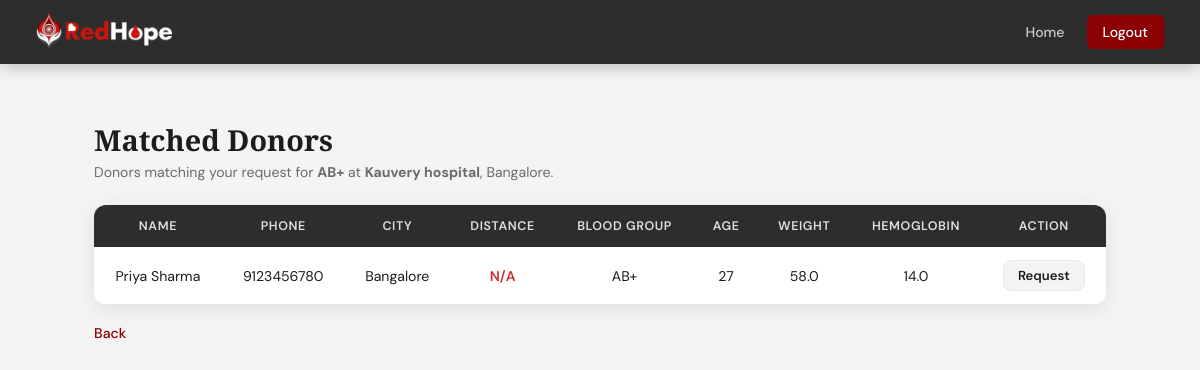
/match_donors/10 (signed in), run on the app's committed database.
### tables this page shows
CREATE TABLE patient_requests (
        request_id INTEGER PRIMARY KEY AUTOINCREMENT,
        patient_id INTEGER,
        blood_group_needed TEXT NOT NULL,
        units_required INTEGER,
        hospital_name TEXT,
        city TEXT,
        urgency_level TEXT,
        request_date TIMESTAMP DEFAULT CURRENT_TIMESTAMP,
        status TEXT DEFAULT 'Pending', required_time TEXT,
        FOREIGN KEY (patient_id) REFERENCES users(id)
    );

CREATE TABLE donor_details (
        donor_id INTEGER PRIMARY KEY,
        blood_group TEXT NOT NULL,
        age INTEGER,
        weight REAL,
        last_donation_date TEXT,
        availability_status TEXT DEFAULT 'Available',
        medical_conditions TEXT,
        hemoglobin_level REAL, medication TEXT DEFAULT 'No', chronic_disease TEXT DEFAULT 'No', tattoo_recent TEXT DEFAULT 'No', alcohol_recent TEXT DEFAULT 'No', available_from TEXT, available_to TEXT,
        FOREIGN KEY (donor_id) REFERENCES users(id)
    );

CREATE TABLE users (
        id INTEGER PRIMARY KEY AUTOINCREMENT,
        full_name TEXT NOT NULL,
        email TEXT UNIQUE NOT NULL,
        password TEXT NOT NULL,
        role TEXT NOT NULL,
        phone TEXT,
        city TEXT,
        created_at TIMESTAMP DEFAULT CURRENT_TIMESTAMP
    , latitude REAL, longitude REAL);

### app.py (the view)
@app.route('/match_donors/<int:request_id>')
def match_donors(request_id):
    if 'user_id' not in session:
        return redirect('/login')
    conn = create_connection()
    cursor = conn.cursor()
    cursor.execute("SELECT * FROM patient_requests WHERE request_id=?", (request_id,))
    blood_request = cursor.fetchone()
    if not blood_request:
        conn.close()
        flash("Request not found")
        return redirect('/patient_dashboard')
    blood_group = blood_request[2]
    city = blood_request[5]
    required_time = blood_request[9]
    urgency = blood_request[6]
    patient_id = blood_request[1]
    hospital_name = blood_request[4]
    patient_lat, patient_lon = None, None
    if city in HOSPITALS:
        for h in HOSPITALS[city]:
            if h['name'] == hospital_name:
                patient_lat = h['lat']
                patient_lon = h['lng']
                break
    if patient_lat is None or patient_lon is None:
        cursor.execute("SELECT latitude, longitude FROM users WHERE id=?", (patient_id,))
        patient_loc = cursor.fetchone()
        patient_lat, patient_lon = patient_loc if patient_loc else (None, None)
    cursor.execute("""
        SELECT u.full_name, u.phone, u.city, d.blood_group, d.age, d.weight, d.hemoglobin_level, d.donor_id, u.latitude, u.longitude
        FROM donor_details d
        JOIN users u ON d.donor_id = u.id
        WHERE d.blood_group = ?
        AND u.city = ?
        AND d.availability_status = 'Eligible'
        AND d.available_from <= ?
        AND d.available_to >= ?
    """, (blood_group, city, required_time, required_time))
    matched_donors = cursor.fetchall()
    conn.close()
    donors_list = []
    for row in matched_donors:
        donor_lat, donor_lon = row[8], row[9]
        dist = calculate_distance(patient_lat, patient_lon, donor_lat, donor_lon)
        dist_str = f"{dist:.1f} km" if dist != float('inf') else "N/A"
        donors_list.append({
            'name': row[0],
            'phone': row[1],
            'city': row[2],
            'blood_group': row[3],
            'age': row[4],
            'weight': row[5],
            'hemoglobin': row[6],
            'donor_id': row[7],
            'distance_val': dist,
            'distance': dist_str
        })
    donors_list.sort(key=lambda x: (x['distance_val'], -x['hemoglobin']))
    donors_list = donors_list[:5] # limit to top 5 closest donors
    return render_template('match_donors.html', donors=donors_list, request=blood_request)

### app.py (called while the page is built, shortened)
def calculate_distance(lat1, lon1, lat2, lon2):
    if lat1 == None or lon1 == None or lat2 == None or lon2 == None:
        return float('inf')

### database.py (called while the page is built)
def create_connection():
    conn = sqlite3.connect("redhope.db")
    return conn

### templates/match_donors.html
{% extends 'base.html' %}
{% block content %}
<div class="inner-page">
<div class="table-page">
    <h1>Matched Donors</h1>
    <p class="page-sub">Donors matching your request for <strong>{{ request[2] }}</strong> at <strong>{{ request[4] }}</strong>, {{ request[5] }}.</p>
    {% if donors %}
    <div class="table-wrapper">
    <table class="data-table">
        <thead>
            <tr>
                <th>Name</th><th>Phone</th><th>City</th>
                <th>Distance</th><th>Blood Group</th><th>Age</th><th>Weight</th><th>Hemoglobin</th><th>Action</th>
            </tr>
        </thead>
        <tbody>
            {% for d in donors %}
            <tr>
                <td>{{ d.name }}</td>
                <td>{{ d.phone }}</td>
                <td>{{ d.city }}</td>
                <td style="font-weight: 600; color: #d32f2f;">{{ d.distance }}</td>
                <td>{{ d.blood_group }}</td>
                <td>{{ d.age }}</td>
                <td>{{ d.weight }}</td>
                <td>{{ d.hemoglobin }}</td>
                <td><a href="/send_request/{{ request[0] }}/{{ d.donor_id }}" class="btn btn-secondary" style="width:auto; padding:6px 14px; font-size:0.82rem;">Request</a></td>
            </tr>
            {% endfor %}
        </tbody>
    </table>
    </div>
    {% else %}
    <p>No eligible donors found for this request.</p>
    {% endif %}
    <a href="javascript:history.back()" class="back-link">Back</a>
</div>
</div>
{% endblock %}

### static/css/style.css (style rules this page uses)
:root { --red: #8B0000; --red-hover: #6d0000; --red-pale: #fff5f5; --dark: #1c1c1c; --charcoal: #2d2d2d; --gray: #6b6b6b; --gray-light: #f4f4f4; --border: #e8e8e8; --white: #ffffff; --shadow-sm: 0 2px 8px rgba(0, 0, 0, 0.06); --shadow: 0 4px 20px rgba(0, 0, 0, 0.09); --shadow-lg: 0 8px 40px rgba(0, 0, 0, 0.13); }
*, *::before, *::after { margin: 0; padding: 0; box-sizing: border-box; }
html, body { height: 100%; font-family: 'DM Sans', sans-serif; color: var(--dark); background: var(--white); -webkit-font-smoothing: antialiased; }
.btn { display: inline-block; padding: 11px 24px; border: none; border-radius: 8px; font-size: 0.92rem; font-family: 'DM Sans', sans-serif; font-weight: 600; cursor: pointer; text-decoration: none; text-align: center; transition: all 0.18s; }
.btn-secondary { background: var(--gray-light); color: var(--dark); border: 1.5px solid var(--border); }
.inner-page { padding-top: 80px; min-height: 100vh; background: var(--gray-light); }
.table-page { max-width: 1060px; margin: 40px auto; padding: 0 24px 40px 24px; }
.table-page .table-wrapper { overflow-x: auto; border-radius: 12px; box-shadow: var(--shadow); }
.table-page h1 { font-family: 'Playfair Display', serif; font-size: 1.8rem; color: var(--dark); margin-bottom: 4px; }
.table-page .page-sub { color: var(--gray); font-size: 0.88rem; margin-bottom: 24px; }
.table-wrapper { border-radius: 12px; overflow: hidden; box-shadow: var(--shadow); }
.data-table { width: 100%; border-collapse: collapse; background: var(--white); min-width: 700px; table-layout: auto; }
.data-table th { background: var(--charcoal); color: rgba(255, 255, 255, 0.85); padding: 13px 16px; text-align: center; font-size: 0.78rem; font-weight: 600; text-transform: uppercase; letter-spacing: 0.6px; white-space: nowrap; }
.data-table td { padding: 13px 16px; border-bottom: 1px solid var(--border); font-size: 0.88rem; text-align: center; white-space: nowrap; color: var(--dark); }
.data-table tr:last-child td { border-bottom: none; }
.back-link { display: inline-block; margin-top: 20px; color: var(--red); font-size: 0.88rem; font-weight: 500; text-decoration: none; }

### data on the page
patient_requests: blood_group_needed "AB+", hospital_name "Kauvery hospital", city "Bangalore"
donor_details: name "Priya Sharma", phone "9123456780", city "Bangalore", distance "N/A", blood_group "AB+", age "27", weight "58.0", hemoglobin "14.0"
